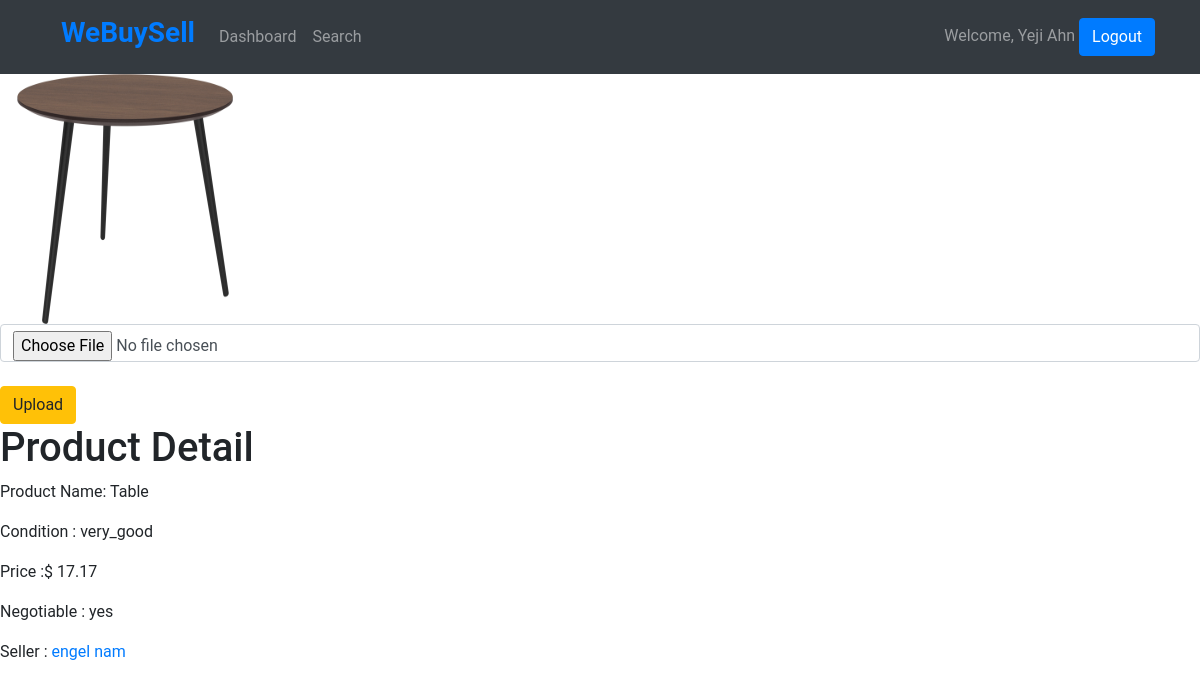
The app's page /dashboard/product/5 (signed in) with its own data.
### webuysell_app/models.py (models this page shows)
class User(models.Model):
    first_name = models.CharField(max_length=255)
    last_name = models.CharField(max_length=255)
    email = models.EmailField(max_length=255)
    password = models.CharField(max_length=255)
    followers= models.ManyToManyField("self", symmetrical=False)
    created_at = models.DateField(auto_now_add=True)
    updated_at = models.DateField(auto_now=True)
    profile_pic = models.ImageField(null=True, blank=True, upload_to='images')
    objects = UserManager()

class Product(models.Model):
    product_name = models.CharField(max_length=55)
    condition = models.CharField(max_length=55)
    price = models.DecimalField(max_digits=10, decimal_places=2)
    negotiation = models.CharField(max_length=55)
    seller = models.ForeignKey(User, related_name="owner", on_delete=models.CASCADE)
    profile_pic = models.ImageField(null=True, blank=True, upload_to='images')
    created_at = models.DateField(auto_now_add=True)
    updated_at = models.DateField(auto_now=True)
    objects = ProductManager()

### webuysell_app/views.py (the view)
# urls.py: path('dashboard/product/<int:product_id>', views.product),
def product (request, product_id):
    context = {
        "this_user" : User.objects.get(id=request.session["user_id"]),
        "this_product" : Product.objects.get(id=product_id),
        "all_product" : Product.objects.all(),
    }
    return render (request, "product.html", context)

### webuysell_app/templates/product.html (shortened to what this page needs)
<!DOCTYPE html>
<html lang="en">
<head>
    <link href="https://stackpath.bootstrapcdn.com/bootstrap/4.5.0/css/bootstrap.min.css" rel="stylesheet">
    {% load static %}
    <link rel="stylesheet" href="{% static 'style.css' %}">
</head>
<body>
    <nav class="navbar navbar-expand-lg navbar-dark bg-dark">
        <div class="container">
            <h3><a class="navbar navbar-dark bg-dark" href="/dashboard"><b> WeBuySell</b></a></h3>
            <div class="collapse navbar-collapse" id="navbarNav">
                <ul class="navbar-nav mr-auto">
                    <li class="nav-item">
                        <a class="nav-link" href="/dashboard">Dashboard</a>
                    </li>
                    <li class="nav-item">
                    <a class="nav-link" href="">Search</a>
                    </li>
                </ul>
                <span class="navbar-text">
                    Welcome, {{this_user.first_name}} {{this_user.last_name}} <a href="/logout" role="button"
                    id="logout_button" class="btn btn-primary">Logout</a>
                </span>
            </div>
        </div>
    </nav>
    <div class="product_info">
        <div class="picture">
        {% if this_product.profile_pic %}
        <img src="{{ this_product.profile_pic.url }}" alt="connect" width="250" height="250">
        {% endif %}
        <form action="/dashboard/product/{{this_product.id}}/upload" method="POST" enctype="multipart/form-data" >
            <input type="file" class='form-control' name="picture">
            <button class="btn btn-warning">Upload</button>
        </form>
        </div>
        <div class="information">
        <h1>Product Detail</h1>
        <p>Product Name: {{this_product.product_name}} </p>
        <p>Condition : {{this_product.condition}} </p>
        <p>Price :$ {{this_product.price}} </p>
        <p>Negotiable : {{this_product.negotiation}} </p>
        <p>Seller : <a href="#"> {{this_product.seller.first_name}} {{this_product.seller.last_name}} </a></p>
        </div>
    </div>
</body>
</html>

### webuysell_app/static/style.css (style rules this page uses)
* { font-family: 'Roboto', sans-serif; }
body { background-color: white; }

### records on screen
User: first_name "Yeji", last_name "Ahn"
Product: profile_pic (picture), product_name "Table", condition "very_good", price "17.17", negotiation "yes", seller.first_name "engel", seller.last_name "nam"
